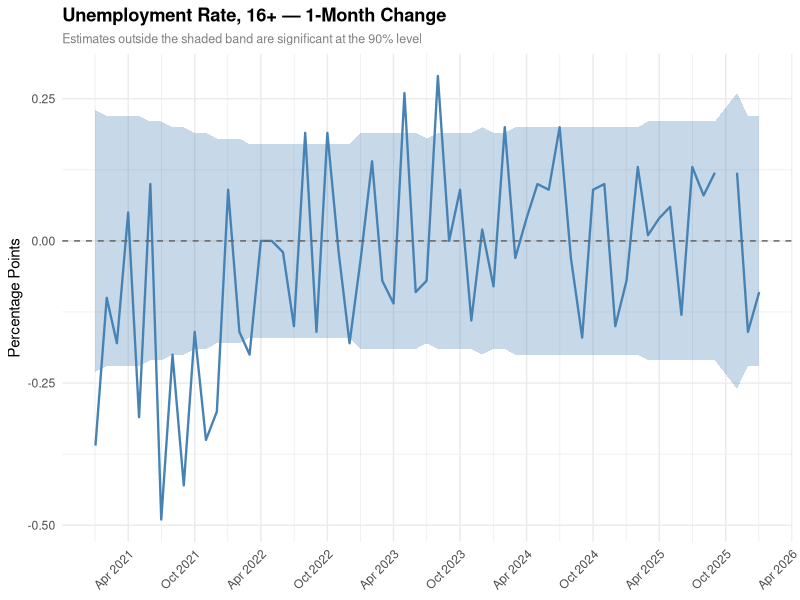
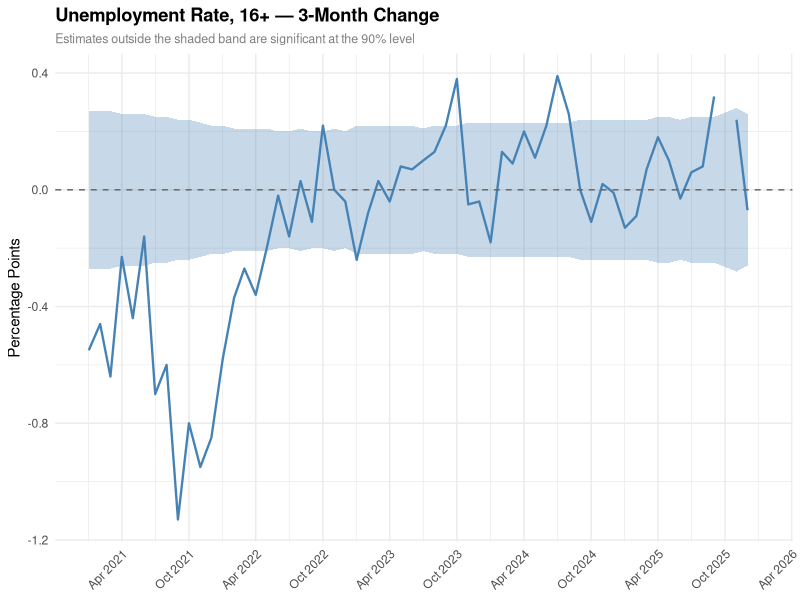
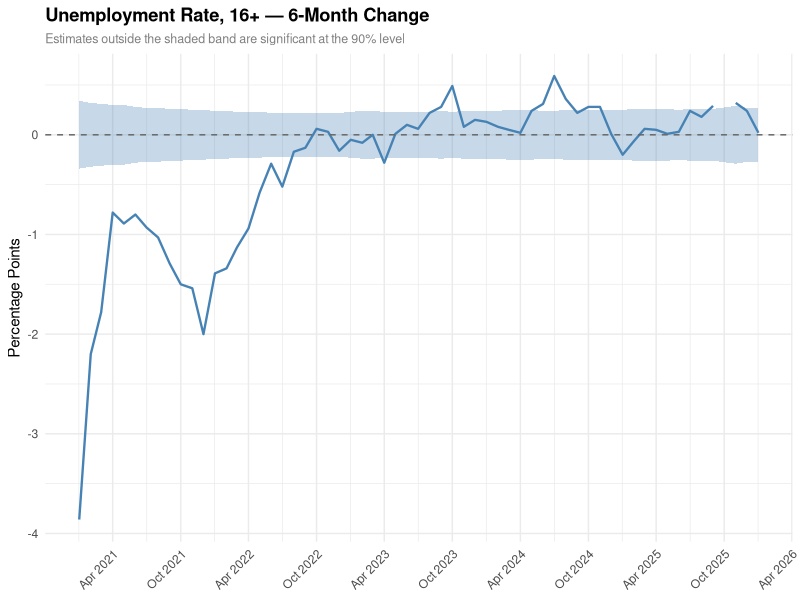
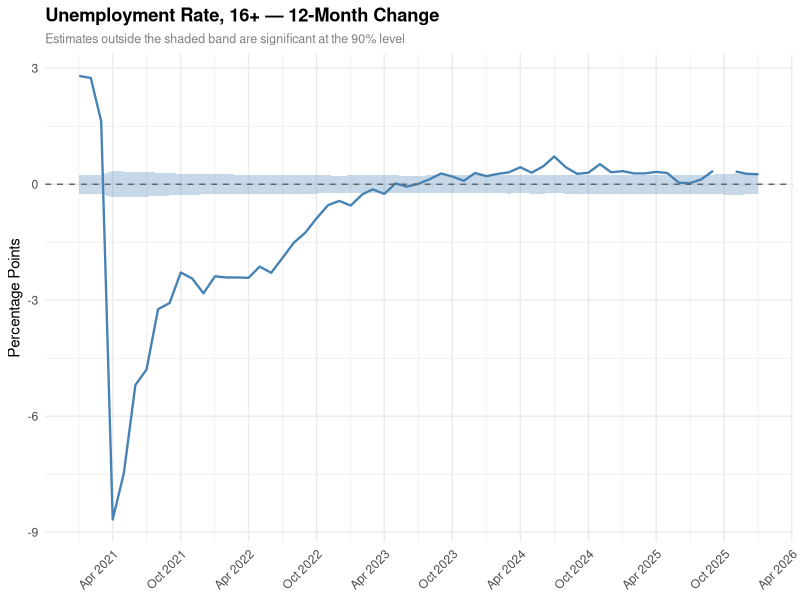
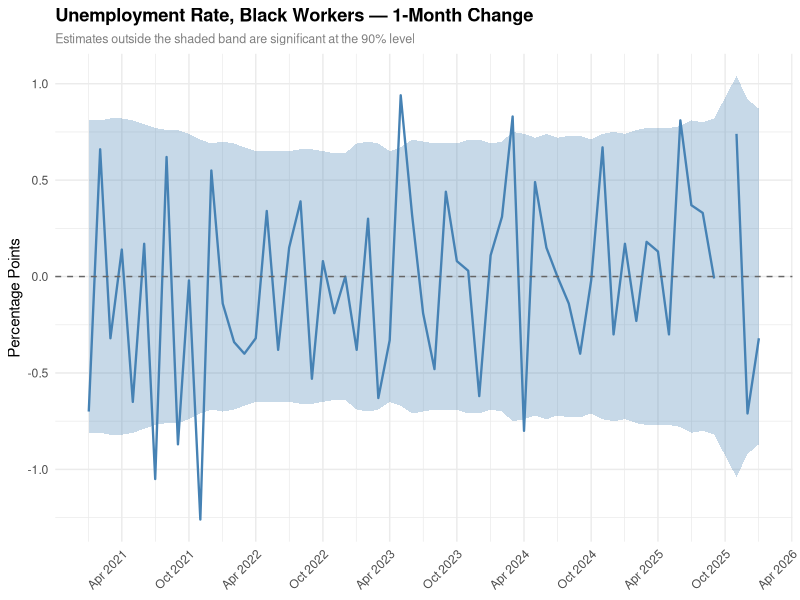
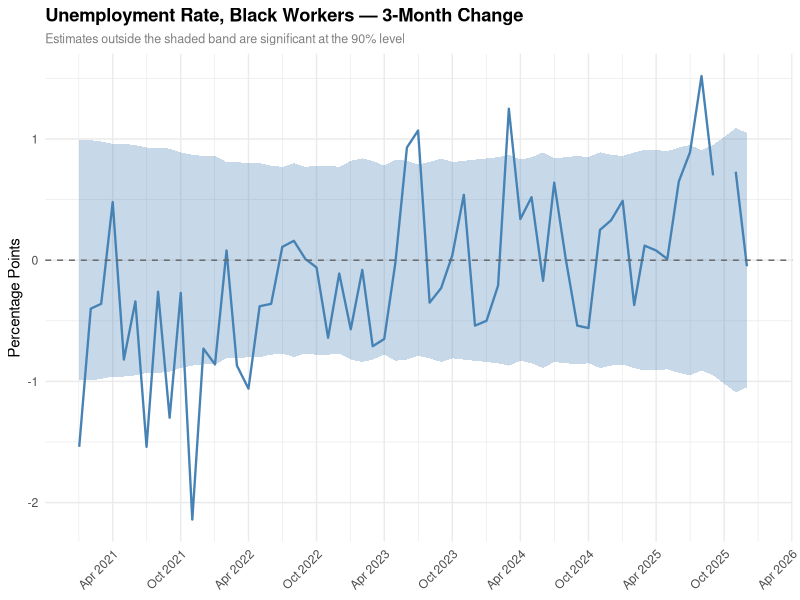
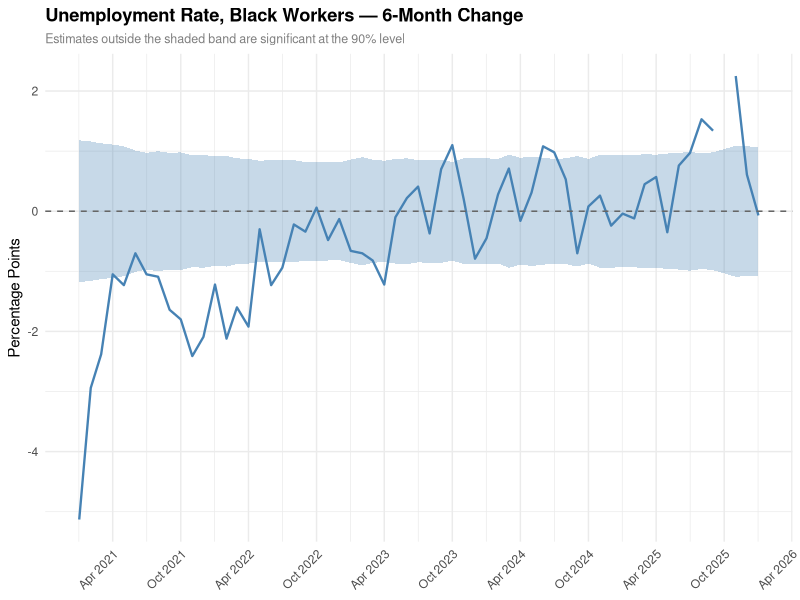
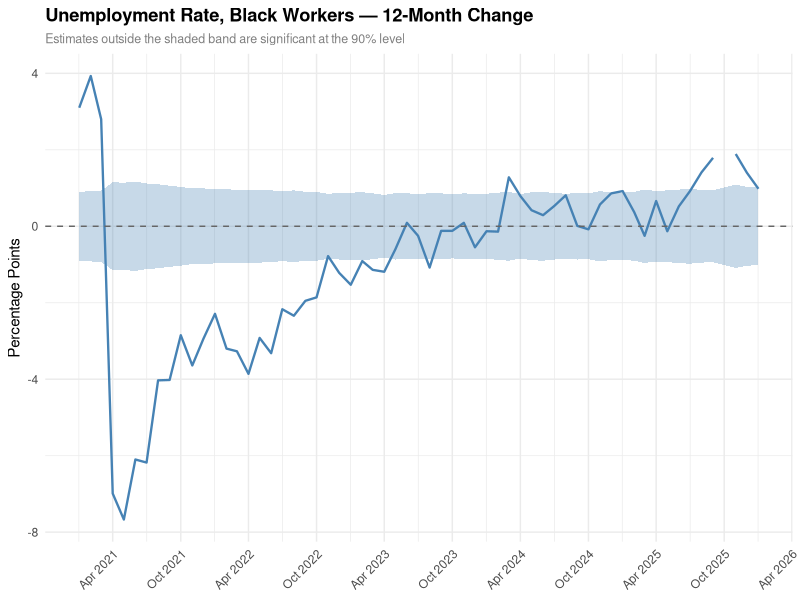

Reproduce these figures in R, in order.
library(tidyverse)

df <- read_csv("inputs/processed_pdfs.csv")

vars_of_interest <- c("ur_total16", "ur_black", "ur_teens", "dou_27weeks")
horizons         <- c("m1", "m3", "m6", "m12")

var_labels <- c(
  ur_total16  = "Unemployment Rate, 16+",
  ur_black    = "Unemployment Rate, Black Workers",
  ur_teens    = "Unemployment Rate, Teenagers",
  dou_27weeks = "Long-Term Unemployment (27+ Weeks)"
)

horizon_labels <- c(
  m1  = "1-Month Change",
  m3  = "3-Month Change",
  m6  = "6-Month Change",
  m12 = "12-Month Change"
)

y_labels <- c(
  ur_total16  = "Percentage Points",
  ur_black    = "Percentage Points",
  ur_teens    = "Percentage Points",
  dou_27weeks = "Thousands of People"
)

df_long <- df %>%
  filter(var %in% vars_of_interest) %>%
  mutate(date = as.Date(paste(year, month, "01", sep = "-"))) %>%
  pivot_longer(
    cols          = matches("(actual|needed)_m"),
    names_to      = c(".value", "horizon"),
    names_pattern = "(.+)_(m\\d+)"
  ) %>%
  filter(horizon %in% horizons)

make_chart <- function(var_name, horizon_code) {
  plot_data <- df_long %>%
    filter(var == var_name, horizon == horizon_code) %>%
    complete(date = seq(min(date), max(date), by = "month"))

  ggplot(plot_data, aes(x = date, y = actual)) +
    geom_ribbon(
      aes(ymin = -needed, ymax = needed),
      fill = "steelblue", alpha = 0.3, na.rm = TRUE
    ) +
    geom_line(color = "steelblue", linewidth = 0.8) +
    geom_hline(yintercept = 0, linetype = "dashed", color = "gray40") +
    labs(
      title    = paste0(var_labels[var_name], " — ", horizon_labels[horizon_code]),
      subtitle = "Estimates outside the shaded band are significant at the 90% level",
      x        = NULL,
      y        = y_labels[var_name]
    ) +
    scale_x_date(date_breaks = "6 months", date_labels = "%b %Y") +
    theme_minimal() +
    theme(
      axis.text.x   = element_text(angle = 45, hjust = 1),
      plot.title    = element_text(face = "bold"),
      plot.subtitle = element_text(color = "gray50", size = 9)
    )
}

dir.create("output", showWarnings = FALSE)

for (v in vars_of_interest) {
  for (h in horizons) {
    p <- make_chart(v, h)
    ggsave(
      filename = file.path("output", paste0(v, "_", h, ".png")),
      plot     = p,
      width    = 10,
      height   = 6,
      dpi      = 150
    )
    message("Saved: ", v, "_", h, ".png")
  }
}
